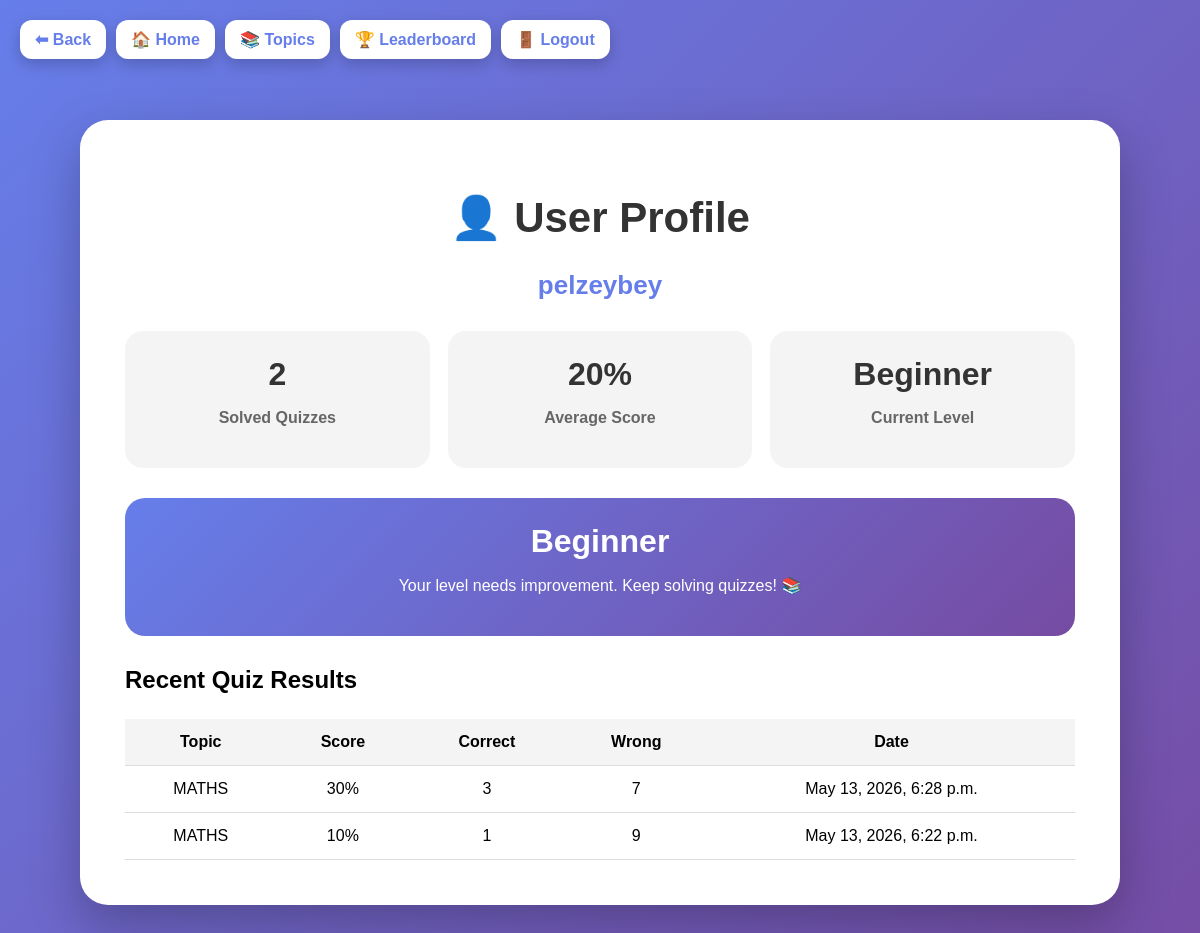
/profile/ (signed in), run on the app's committed database.
### quiz/models.py (models this page shows, shortened)
class QuizAttempt(models.Model):
    user = models.ForeignKey(User, on_delete=models.CASCADE)
    topic = models.ForeignKey(Topic, on_delete=models.CASCADE)
    total = models.IntegerField()
    correct = models.IntegerField()
    wrong = models.IntegerField()
    score = models.IntegerField()
    created_at = models.DateTimeField(auto_now_add=True)

class Topic(models.Model):
    name = models.CharField(max_length=100)

### quiz/views.py (the view)
# urls.py: path("profile/", views.profile_view, name="profile"),
def profile_view(request):
    if not request.user.is_authenticated:
        return redirect("/login/")
    attempts = QuizAttempt.objects.filter(user=request.user).order_by("-created_at")
    total_quizzes = attempts.count()
    average_score = 0
    if total_quizzes > 0:
        average_score = int(sum(a.score for a in attempts) / total_quizzes)
    if average_score >= 80:
        level = "Advanced"
        level_message = "Your level is increasing. Great job! 🚀"
    elif average_score >= 50:
        level = "Intermediate"
        level_message = "You are improving. Keep practicing! 🔥"
    else:
        level = "Beginner"
        level_message = "Your level needs improvement. Keep solving quizzes! 📚"
    return render(request, "quiz/profile.html", {
        "attempts": attempts,
        "total_quizzes": total_quizzes,
        "average_score": average_score,
        "level": level,
        "level_message": level_message,
    })

### templates/quiz/profile.html (shortened to what this page needs)
<!DOCTYPE html>
<html lang="en">
<head>
</head>
<body>
<div class="navbar">
    <a href="javascript:history.back()">⬅ Back</a>
    <a href="/">🏠 Home</a>
    <a href="/topics/">📚 Topics</a>
    <a href="/leaderboard/">🏆 Leaderboard</a>
    <a href="/logout/">🚪 Logout</a>
</div>
<div class="card">
    <h1>👤 User Profile</h1>
    <div class="username">{{ request.user.username }}</div>
    <div class="stats">
        <div class="box">
            <h2>{{ total_quizzes }}</h2>
            <p>Solved Quizzes</p>
        </div>
        <div class="box">
            <h2>{{ average_score }}%</h2>
            <p>Average Score</p>
        </div>
        <div class="box">
            <h2>{{ level }}</h2>
            <p>Current Level</p>
        </div>
    </div>
    <div class="level">
        <h2>{{ level }}</h2>
        <p>{{ level_message }}</p>
    </div>
    <h2>Recent Quiz Results</h2>
    <table>
        <tr>
            <th>Topic</th>
            <th>Score</th>
            <th>Correct</th>
            <th>Wrong</th>
            <th>Date</th>
        </tr>
        {% for a in attempts %}
        <tr>
            <td>{{ a.topic.name }}</td>
            <td>{{ a.score }}%</td>
            <td>{{ a.correct }}</td>
            <td>{{ a.wrong }}</td>
            <td>{{ a.created_at }}</td>
        </tr>
        {% empty %}
        <tr>
            <td colspan="5">No quizzes solved yet.</td>
        </tr>
        {% endfor %}
    </table>
</div>
</body>
</html>

### templates/quiz/profile.html (style rules this page uses)
body { margin:0; font-family:Arial,sans-serif; background:linear-gradient(135deg,#667eea,#764ba2); min-height:100vh; padding:120px 20px; }
.navbar { position:fixed; top:20px; left:20px; display:flex; gap:10px; z-index:999; }
.navbar a { background:white; color:#667eea; padding:10px 15px; border-radius:12px; text-decoration:none; font-weight:bold; box-shadow:0 5px 15px rgba(0,0,0,0.2); }
.card { background:white; max-width:950px; margin:auto; padding:45px; border-radius:28px; box-shadow:0 20px 50px rgba(0,0,0,.25); }
h1 { text-align:center; color:#333; font-size:42px; }
.username { text-align:center; font-size:26px; font-weight:bold; color:#667eea; margin-bottom:30px; }
.stats { display:grid; grid-template-columns:repeat(3,1fr); gap:18px; margin:30px 0; }
.box { background:#f4f4f4; padding:25px; border-radius:18px; text-align:center; }
.box h2 { margin:0; color:#333; font-size:32px; }
.box p { color:#666; font-weight:bold; }
.level { background:linear-gradient(135deg,#667eea,#764ba2); color:white; padding:25px; border-radius:20px; text-align:center; margin:30px 0; }
.level h2 { margin:0; font-size:32px; }
table { width:100%; border-collapse:collapse; margin-top:25px; }
th,td { padding:14px; text-align:center; border-bottom:1px solid #ddd; }
th { background:#f4f4f4; }

### data on the page
QuizAttempt: topic.name "MATHS", score "30", correct "3", wrong "7", created_at "May 13, 2026, 6:28 p.m."
QuizAttempt: topic.name "MATHS", score "10", correct "1", wrong "9", created_at "May 13, 2026, 6:22 p.m."

### other printed values
{{ request.user.username }} "pelzeybey"
{{ total_quizzes }} "2"
{{ average_score }} "20"
{{ level }} "Beginner"
{{ level_message }} "Your level needs improvement. Keep solving quizzes! 📚"
